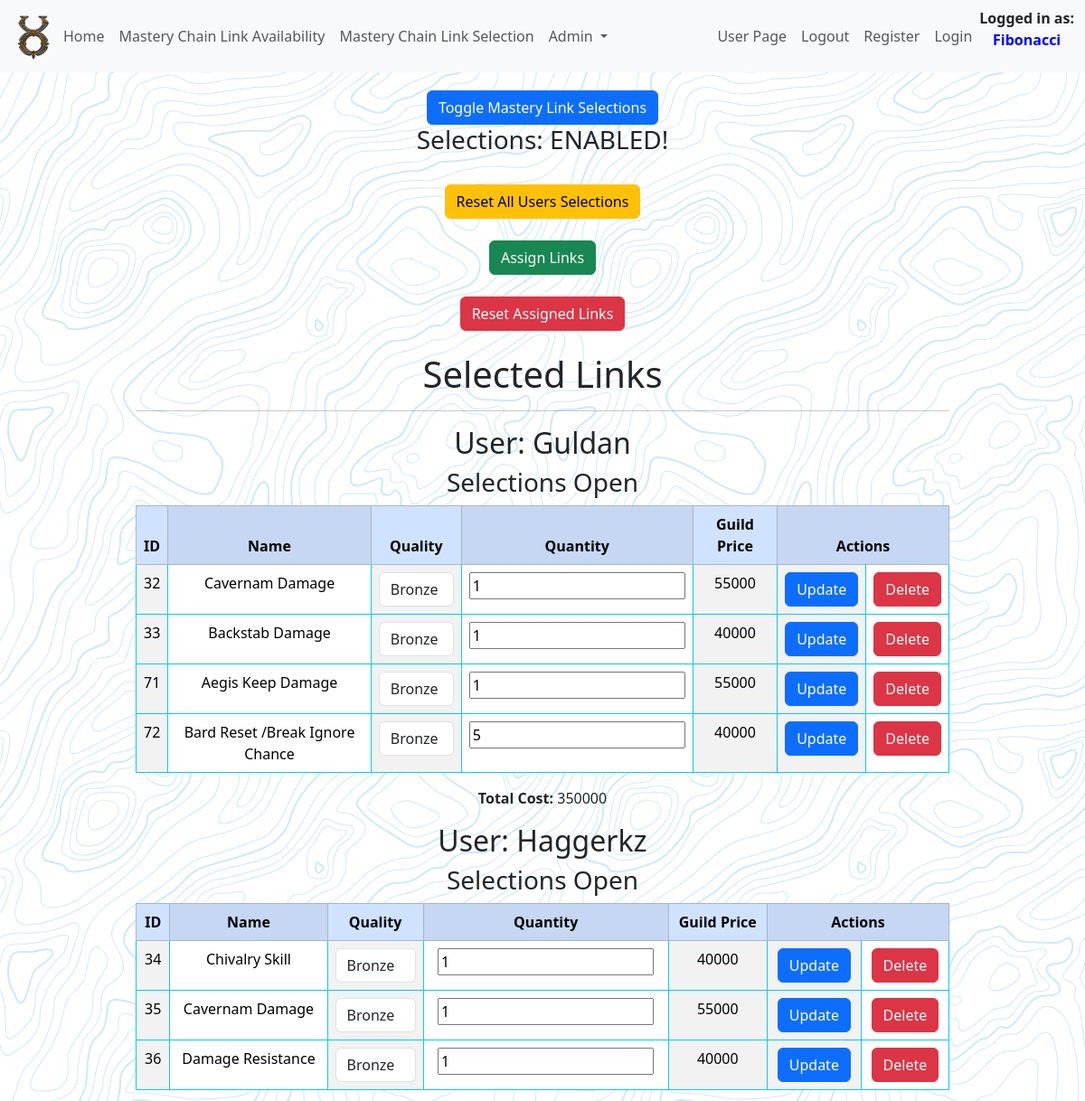
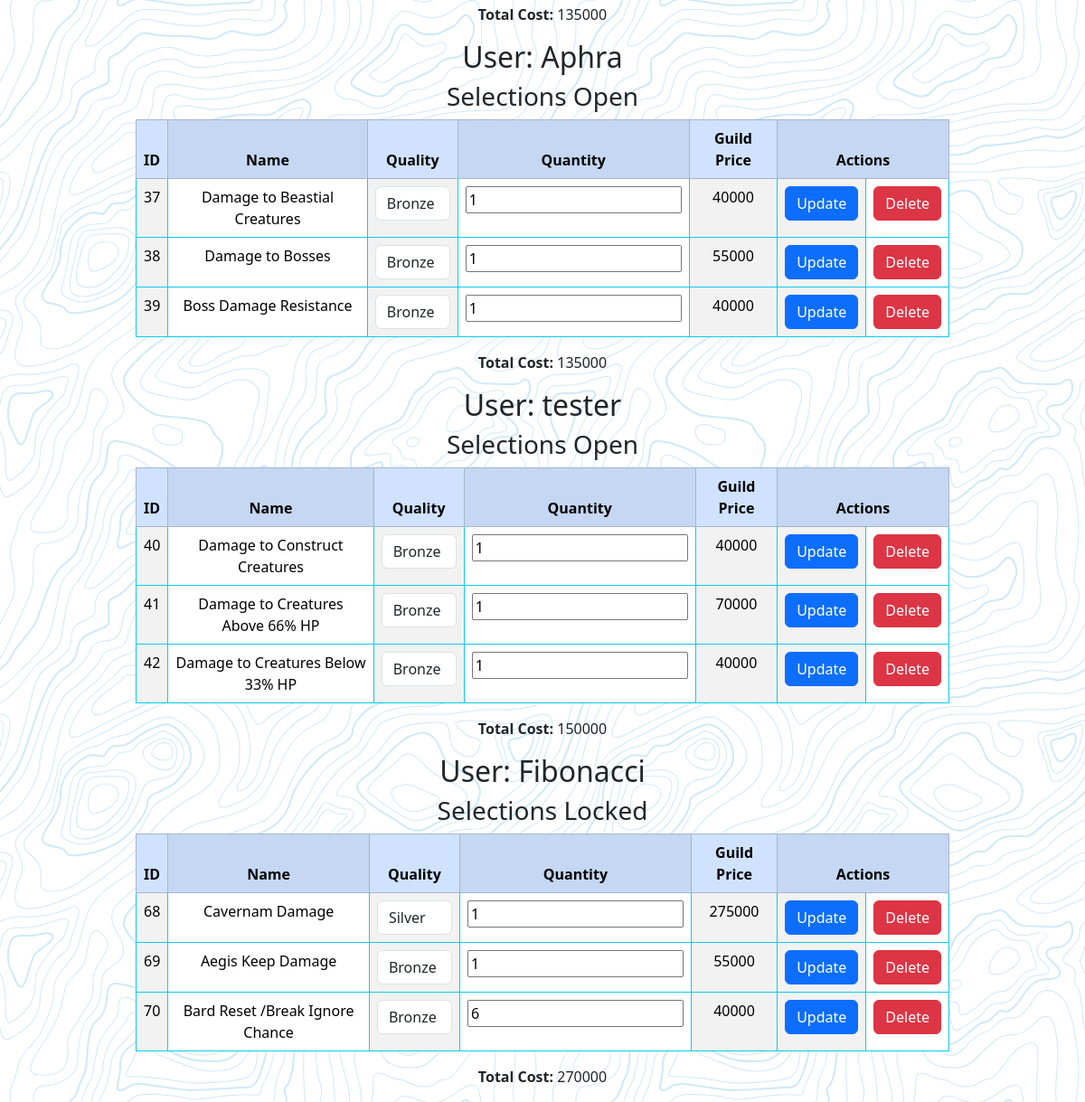
Page /a_selections (signed in) on the earlier database version (2 pictures, top to bottom).
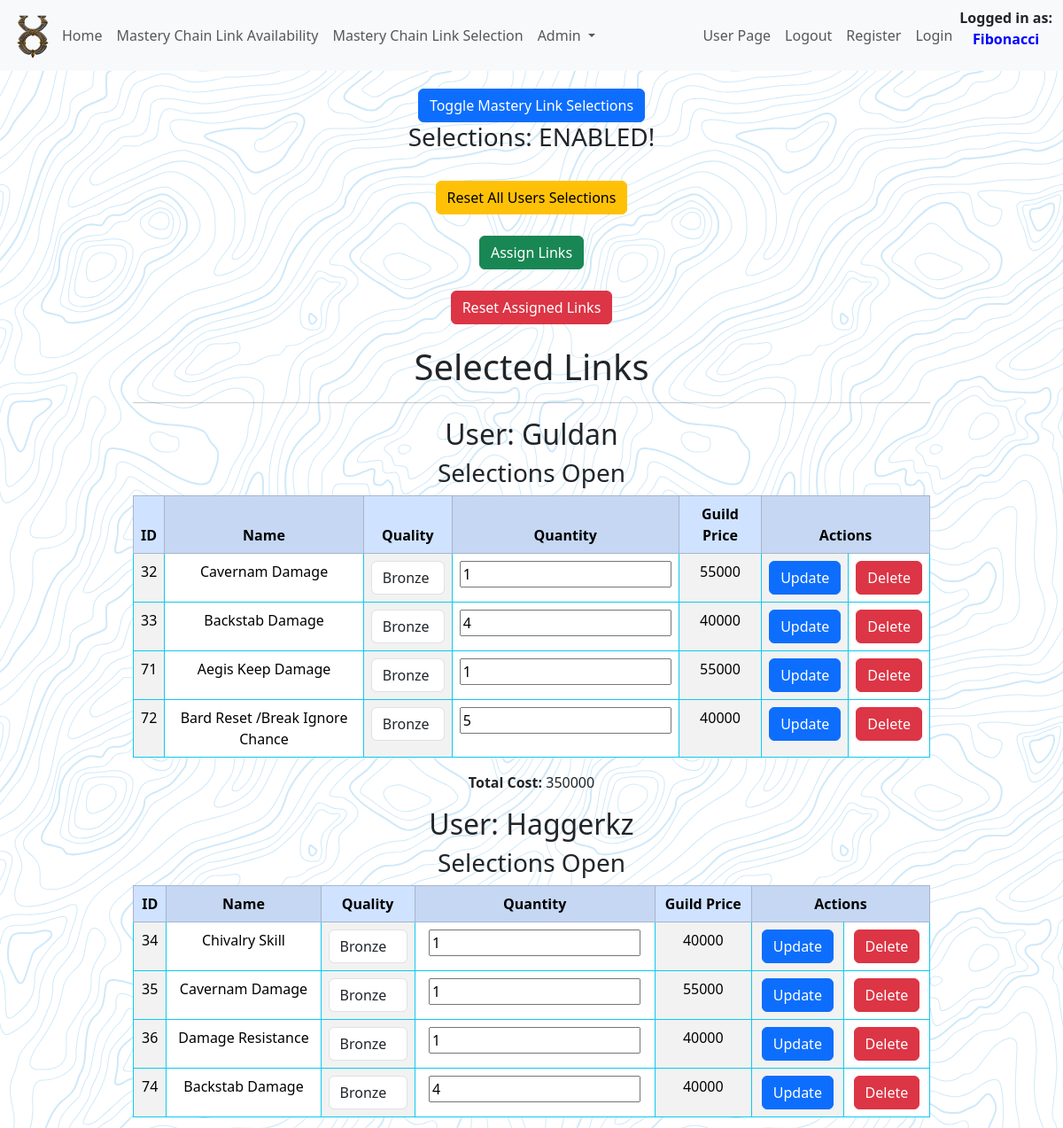
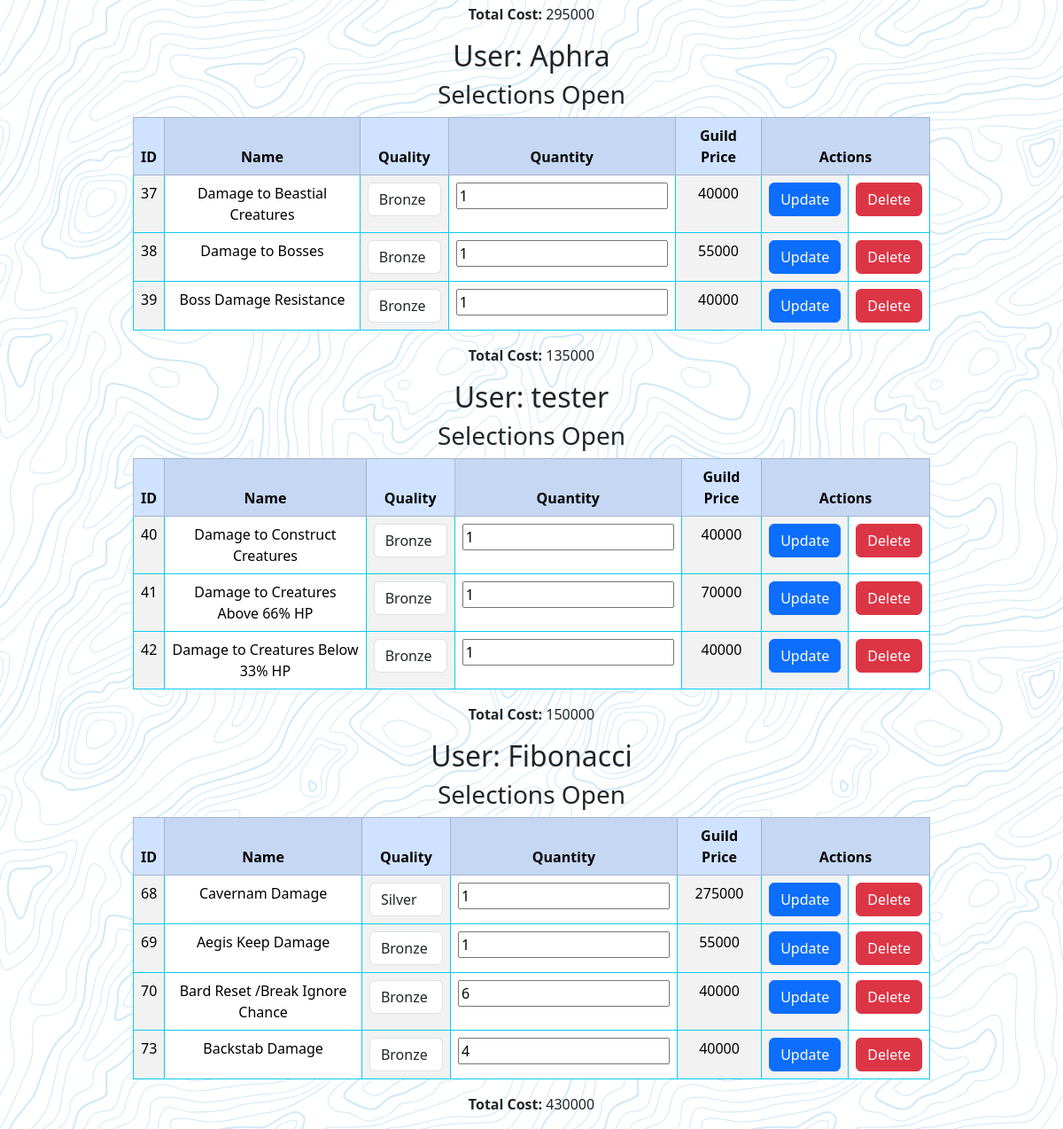
Same page on the later database version (2 pictures, top to bottom).
### tables this page shows
CREATE TABLE users (
    id INTEGER PRIMARY KEY AUTOINCREMENT,
    username TEXT NOT NULL,
    password TEXT NOT NULL,
    is_admin INTEGER NOT NULL DEFAULT 0
, sel_lock BOOLEAN DEFAULT (0) NOT NULL, display_name TEXT);

CREATE TABLE selections (
	id INTEGER NOT NULL PRIMARY KEY AUTOINCREMENT,
	mclink_id INTEGER NOT NULL,
	s_quantity INTEGER NOT NULL
, user_id INTEGER NOT NULL, links_total INTEGER NOT NULL);

CREATE TABLE "mclinks" (
    id INTEGER PRIMARY KEY AUTOINCREMENT NOT NULL,
    name TEXT NOT NULL,
    quality TEXT NOT NULL,
    quantity INTEGER NOT NULL,
    market_price INTEGER NOT NULL,
    guild_price INTEGER NOT NULL
);

### app.py (the view)
@app.route('/a_selections', methods=['POST', 'GET'])
def a_selections():
    if g.selection_toggle == 1:
        s_toggle = 'Selections: ENABLED!'
    else:
        s_toggle = 'Selections: DISABLED!'
    selection_data = select_selections()
    conn, cursor = connect_to_database('uonew.db')
    cursor.execute(
        "SELECT DISTINCT selections.user_id, users.id, users.display_name, users.sel_lock FROM selections INNER JOIN users ON selections.user_id = users.id;")
    unique_names = cursor.fetchall()
    totals = {}
    for names in unique_names:
        user_id = names['id']
        cursor.execute("SELECT SUM(links_total) FROM selections WHERE user_id=?", (user_id,))
        total_price = cursor.fetchone()[0]
        totals[user_id] = total_price
    cursor.execute("SELECT DISTINCT name FROM mclinks;")
    unique_links = cursor.fetchall()
    conn.commit()
    conn.close()
    return render_template('a_selections.html', s_toggle=s_toggle, selection_data=selection_data,
                           unique_names=unique_names, totals=totals, unique_links=unique_links)

### app.py (called while the page is built)
@app.before_request
def authentication():
    if 'id' in session:
        user_data = get_user_data()
        selection_toggle = check_selection_toggle()
        g.is_admin = user_data['is_admin']
        g.sel_lock = user_data['sel_lock']
        g.display_name = user_data['display_name']
        g.selection_toggle = selection_toggle['selections_toggle']

### helpers.py (called while the page is built)
def connect_to_database(database_name):
    conn = sqlite3.connect(database_name)
    conn.row_factory = sqlite3.Row
    cursor = conn.cursor()
    return conn, cursor

### selections.py (called while the page is built)
def select_selections(user_id=None):
    conn, cursor = connect_to_database('uonew.db')
    if user_id:
        cursor.execute("SELECT * FROM selections INNER JOIN mclinks ON selections.mclink_id = mclinks.id WHERE selections.user_id = ?", (user_id,))
    else:
        cursor.execute("SELECT * FROM selections INNER JOIN mclinks ON selections.mclink_id = mclinks.id")
    selections_data = cursor.fetchall()
    conn.close()
    return selections_data

def check_selection_toggle():
    conn, cursor = connect_to_database('uonew.db')
    cursor.execute("SELECT selections_toggle FROM global")
    selection_toggle = cursor.fetchone()
    conn.close()
    return selection_toggle

### users.py (called while the page is built)
def get_user_data():
    conn, cursor = connect_to_database('uonew.db')
    user_id = session.get('id')
    cursor.execute("SELECT * FROM users WHERE id = ?", (user_id,))
    user_data = cursor.fetchone()
    conn.close()
    return user_data

### templates/a_selections.html (shortened to what this page needs)
{% extends "index.html" %}
{% block nav %}
    <nav class="navbar navbar-expand-lg bg-body-tertiary fixed-top">
        <div class="container-fluid">
            <img src="{{ url_for('static', filename='images/uo.png') }}" alt="UO Icon" class="small-image">
            <div class="collapse navbar-collapse" id="navbarSupportedContent">
                <ul class="navbar-nav me-auto mb-2 mb-lg-0">
                    {% if 'id' in session %}
                        <li class="nav-item">
                            <a class="nav-link" href="ma">Home</a>
                        </li>
                        <li class="nav-item">
                            <a class="nav-link" href="mclinks">Mastery Chain Link Availability</a>
                        </li>
                        <li class="nav-item">
                            <a class="nav-link" href="selections">Mastery Chain Link Selection</a>
                        </li>
                    {% endif %}
                    {% if 'id' in session and g.is_admin in [1, 2, 3] %}
                        <li class="nav-item dropdown">
                            <a class="nav-link dropdown-toggle" href="#" role="button" data-bs-toggle="dropdown" aria-expanded="false">
                                Admin
                            </a>
                    {% endif %}
                    {% if 'id' in session and g.is_admin in [1, 2, 3] %}
                            </li>
                    {% endif %}
                </ul>
                <ul class="navbar-nav mb-2 mb-lg-0 right-align">
                    {% if 'id' in session %}
                        <li class="nav-item">
                            <a class="nav-link" href="user">User Page</a>
                        </li>
                        <li class="nav-item">
                            <a class="nav-link" onclick="return confirm('Are you sure?')" href="{{ url_for('logout') }}">Logout</a>
                        </li>
                    {% endif %}
                    <li class="nav-item">
                        <a class="nav-link" href="register">Register</a>
                    </li>
                    <li class="nav-item">
                        <a class="nav-link" href="login">Login</a>
                    </li>
                </ul>
            </div>
            <b class="nav-item">Logged in as: <p style="color:blue; text-align:center;">{{ g.display_name }}</p></b>
        </div>
    </nav>
{% endblock %}
{% block content %}
    <div class="spacer"></div>
    <div class="a_buttons">
        <form action="/global_selection_toggle" method="post">
            <button type="submit" class="btn btn-primary" onclick="return confirm('Are you sure?')">Toggle Mastery Link Selections</button>
            <h3>{{ s_toggle }}</h3>
        </form>
    </div>
    <br>
    <div class="a_buttons">
        <form action="/reset_all_selections" method="post">
            <button type="submit" class="btn btn-warning" onclick="return confirm('Are you sure?')">Reset All Users Selections</button>
        </form>
    </div>
    <br>
    <div class="a_buttons">
        <form action="/assign_links" method="get">
            <button type="submit" class="btn btn-success" onclick="return confirm('Are you sure?')">Assign Links</button>
        </form>
    </div>
    <br>
    <div class="a_buttons">
        <form action="/reset_delivery" method="get">
            <button type="submit" class="btn btn-danger" onclick="return confirm('Are you sure?')">Reset Assigned Links</button>
        </form>
    </div>
    <br>
    <div class="a_mclinks_table">
        <h1>Selected Links</h1>
        <hr>
        {% for user_info in unique_names %}
            <h2>User: {{ user_info['display_name'] }}</h2>
            <h3>
                {% if user_info['sel_lock'] == 1 %}
                    Selections Locked
                {% else %}
                    Selections Open
                {% endif %}
            </h3>
            <table class="table table-striped-columns table-hover table-bordered border-info">
                <thead class="table-primary">
                    <tr>
                        <th>ID</th>
                        <th>Name</th>
                        <th>Quality</th>
                        <th>Quantity</th>
                        <th>Guild Price</th>
                        <th colspan="2">Actions</th>
                    </tr>
                </thead>
                <tbody>
                    {% set total_cost = totals[user_info['id']] %}
                    {% for selection in selection_data %}
                        {% if selection['user_id'] == user_info['id'] %}
                            <tr>
                                <form action="/admin_update_user_selection" method="post" style="display:inline;">
                                    <td><input type="hidden" name="selection_id" value="{{ selection['id'] }}">{{ selection['id'] }}</td>
                                    <td><input type="hidden" name="link_name" value="{{ selection['name'] }}">{{ selection['name'] }}</td>
                                    <td class="quality">
                                        <select class="form-control" name="quality" id="quality">
                                            <option {% if selection['quality'] == 'Bronze' %} selected {% endif %}>Bronze</option>
                                            <option {% if selection['quality'] == 'Silver' %} selected {% endif %}>Silver</option>
                                        </select>
                                    </td>
                                    <td><input type="number" name="quantity" value="{{ selection['s_quantity'] }}"></td>
                                    <td>{{ selection['guild_price'] }}</td>
                                    <td>
                                        <button type="submit" class="btn btn-primary">Update</button>
                                    </td>
                                </form>
                                <form action="/admin_delete_user_selection" method="post" style="display:inline;">
                                    <td>
                                        <button type="submit" class="btn btn-danger" onclick="return confirm('Are you sure?')">Delete</button>
                                    </td>
                                </form>
                            </tr>
                        {% endif %}
                    {% endfor %}
                </tbody>
            </table>
            <p><input type="hidden" name="total"><b>Total Cost:</b> {{ total_cost }}</p>
        {% endfor %}
    </div>
{% endblock %}

### templates/index.html (shortened to what this page needs)
<!DOCTYPE html>
<html lang="en">
<head>
    <link href="https://cdn.jsdelivr.net/npm/bootstrap@5.3.2/dist/css/bootstrap.min.css" rel="stylesheet">
    <link rel="stylesheet" type="text/css" href="{{ url_for('static', filename='style.css') }}">
    <link href="https://cdn.jsdelivr.net/npm/bootstrap-table@1.22.3/dist/bootstrap-table.min.css" rel="stylesheet">
</head>
<body>
    <header>
        <nav>
            {% block nav %}{% endblock %}
        </nav>
    </header>
    <main>
        {% block content %}{% endblock %}
    </main>
</body>
</html>

Differences in the rows shown:
changed users "Fibonacci": total_cost "270000" → "430000"; sel_lock "Selections Locked" → "Selections Open"
changed selections id 33: quantity "1" → "4"
computed for users "Haggerkz": total_cost "135000" → "295000"
added selections: id "74", name "Backstab Damage", quality "Bronze", quantity "4", guild_price "40000", shown under users "Haggerkz"
added selections: id "73", name "Backstab Damage", quality "Bronze", quantity "4", guild_price "40000", shown under users "Fibonacci"
